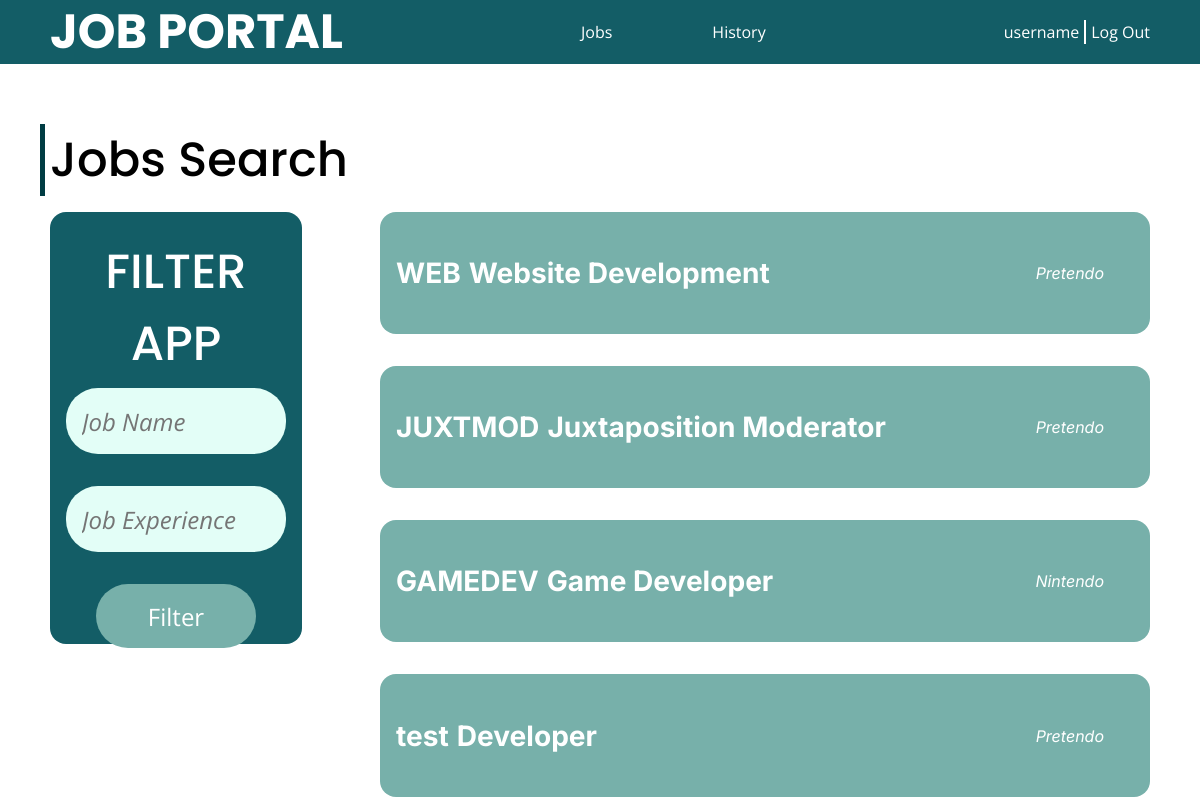
The page /jobs/ (signed in) on the database its author committed.
### accounts/models.py (models this page shows)
class Account(AbstractUser):
    ACCOUNT_TYPES = (
        (0, 'user'),
        (1, 'coadmin'),
    )
    username = models.CharField(max_length=255, primary_key=True, help_text='Username has to be at minimum 8 characters.')
    password = models.CharField(max_length=255)
    account_type = models.IntegerField(choices=ACCOUNT_TYPES, default=0)
    email = models.EmailField()
    company = models.CharField(max_length=255, null=True, default=None, blank=True)

### jobs/models.py (models this page shows)
class Job(models.Model):
    id = models.CharField(max_length=10, primary_key=True)
    name = models.CharField(max_length=255)
    status = models.BooleanField(default=False)
    xp = models.PositiveIntegerField(default=0)
    des = models.TextField()
    salary = models.PositiveIntegerField(default=0)
    admin = models.CharField(max_length=255)
    company = models.CharField(max_length=255)

### jobs/views.py (the view)
# urls.py: path('', include('jobs.urls')),
@login_required(login_url='/login/')
def jobs(request):
    jobsobject = Job.objects.all().values()
    template = loader.get_template('jobs.html')
    user = request.user
    prameters = {
        'jobs': jobsobject,
        'username': user.username,
        'type': user.account_type
    }
    return HttpResponse(template.render(prameters, request))

### jobs/templates/jobs.html (shortened to what this page needs)
<!DOCTYPE html>
<html lang="en">
<head>
    {% load static %}
    <link rel="stylesheet" href="{% static 'css/root.css' %}" />
    <link rel="stylesheet" href="{% static 'css/user/jobs.css' %}">
</head>
<body>
    <nav>
        <h2>JOB PORTAL</h2>
        <ul class="quick-links">
            <li><a href="/jobs/">Jobs</a></li>
            <li><a href="/history/">History</a></li>
        </ul>
        <div class="user">
            <a href="/home/" id='username'>{{username}}</a>
            <div class="split"></div>
            <a href="/logout/" id='logout'>Log Out</a>
        </div>
    </nav>
    <div class="container">
        <h2>Jobs Search</h2>
        <div class="inner-container">
            <div class="filter">
                <h3>FILTER APP</h3>
                <form id="filterForm">
                    <input type="text" id="name" placeholder="Job Name" name='name' />
                    <input type="number" id="xp" placeholder="Job Experience" name='xp' />
                    <input type="submit" value="Filter" id="filter" />
                </form>
            </div>
            <div class="jobs" id="jobs">
                {% for x in jobs %}
                    <a href="details/{{ x.id }}">
                        <div class="job">
                            <div class="job-info">
                                <h3 class="id">{{ x.id }}</h3>
                                <h3 class="name">{{ x.name }}</h3>
                            </div>
                            <p class="company">{{ x.company }}</p>
                        </div>
                    </a>
                {% endfor %}
            </div>
        </div>
    </div>
</body>
</html>

### static/css/root.css (style rules this page uses)
:root { --main-color-dark: #003C43; --main-color-normal: #135d66; --main-color-light: #77b0aa; --main-color-vlight: #e3fef7; --main-color-alpha: #00000088; --border-radius-s: 8px; --border-radius-m: 12px; --border-radius-l: 16px; --border-radius-f: 2rem; --font-poppins: 'Poppins'; --font-inter: 'Inter'; --font-roboto: 'Roboto'; --font-open-sans: 'Open Sans'; --text-color-b: #000; --text-color-w: #fff; --text-color-g: #888; }
body { margin: 0; }
nav { position: fixed; display: flex; justify-content: space-between; top: 0; left: 0; right: 0; height: 64px; padding-inline: 50px; background-color: var(--main-color-normal); color: var(--text-color-w); z-index: 999; }
nav h2 { font-family: var(--font-poppins); font-weight: bold; margin: 0; padding: 0; height: 100%; font-size: 48px; display: flex; align-items: center; justify-content: center; }
nav .user { display: flex; gap: 5px; font-family: var(--font-open-sans); height: 100%; align-items: center; }
nav .user .split { background-color: var(--text-color-w); width: 2px; height: 24px; }
nav .quick-links { padding: 0; display: flex; gap: 100px; justify-content: center; align-items: center; }
nav .quick-links li { list-style: none; font-family: var(--font-open-sans); }
nav .quick-links li a { position: relative; }
nav .quick-links li a::after { content: ''; position: absolute; width: 0%; height: 1px; bottom: -5px; left: 0; background-color: var(--text-color-w); transition: all 250ms ease-in-out; }
a, button { color: inherit; font-family: inherit; text-decoration: none; }

### static/css/user/jobs.css (style rules this page uses)
.container { margin-top: calc(64px + 60px); padding-inline: 50px; }
.container h2 { font-size: 48px; font-family: var(--font-poppins); font-weight: 500; margin-block: 16px; position: relative; }
.container h2::before { content: ''; width: 5px; height: 100%; position: absolute; left: -10px; top: 0; background-color: var(--main-color-dark); }
.container .inner-container { display: flex; justify-content: space-between; width: 100%; }
.container .inner-container .filter { background-color: var(--main-color-normal); width: 20%; padding: 16px; border-radius: var(--border-radius-l); display: flex; flex-direction: column; justify-content: space-evenly; color: var(--text-color-w); height: 50vh; }
.container .inner-container .filter h3 { font-size: 48px; font-weight: 500; font-family: var(--font-poppins); margin-block: 8px; width: 100%; text-align: center; }
.container .inner-container .filter input { height: 64px; width: calc(100% - 32px); display: block; background-color: var(--main-color-vlight); border: 0; border-radius: var(--border-radius-f); padding-inline: 16px; margin-bottom: 32px; font-size: 24px; font-family: var(--font-open-sans); font-style: normal; }
.container .inner-container .filter #filter { width: calc(100% - 60px); margin: auto; color: var(--text-color-w); background-color: var(--main-color-light); transition: all 250ms ease-in-out; }
.container .inner-container .jobs { display: flex; flex-direction: column; justify-content: flex-start; gap: 32px; width: 70%; }
.container .inner-container .jobs .job { display: flex; justify-content: space-between; align-items: center; color: var(--text-color-w); background-color: var(--main-color-light); border-radius: var(--border-radius-l); padding: 16px; font-family: var(--font-inter); gap: 8px; cursor: pointer; }
.container .inner-container .jobs .job .job-info { display: flex; justify-content: flex-start; gap: 8px; font-weight: 500; font-size: 24px; }
.container .inner-container .jobs .job .company { font-style: italic; margin-right: 30px; }

### rows shown on the page
Account: username "username"
Job: id "WEB", name "Website Development", company "Pretendo"
Job: id "JUXTMOD", name "Juxtaposition Moderator", company "Pretendo"
Job: id "GAMEDEV", name "Game Developer", company "Nintendo"
Job: id "test", name "Developer", company "Pretendo"
